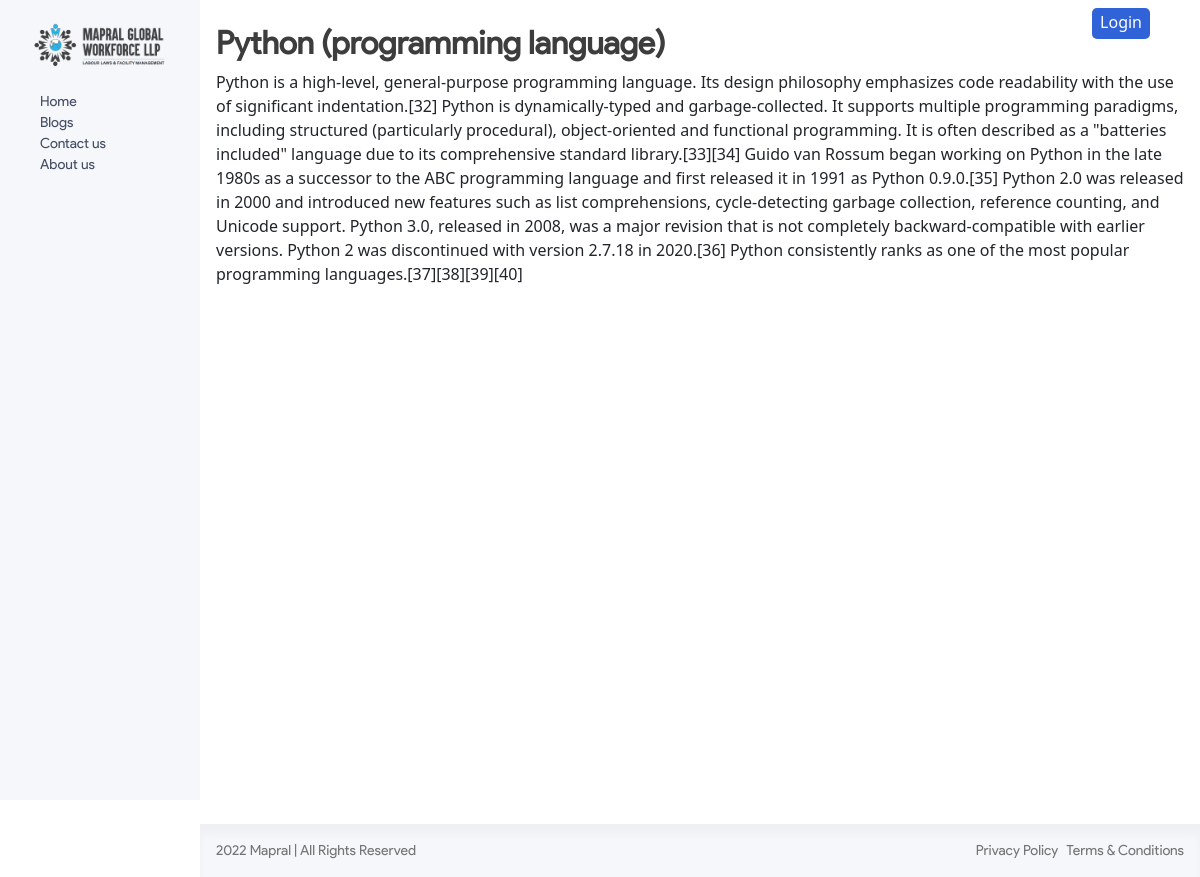
/blogItem/Python-(programming-language)-990a1f1d-fe70-47f0-841a-028067e5dbe6Harsh-Lad, run on the app's committed database.
### core/models.py (models this page shows, shortened)
class Blog(models.Model):
    id = models.AutoField(primary_key=True)
    title = models.CharField(max_length=255)
    content = models.TextField()
    created_at = models.DateField(auto_now_add=True)
    updated_at = models.DateTimeField(auto_now=True)
    author = models.CharField(max_length=255)
    status = models.IntegerField(choices=STATUS, default=0)
    slug = models.CharField(max_length=255, blank=True,
                            null=True, unique=True, editable=True)

### core/views.py (the view)
# urls.py: path('blogItem/<str:slug>',views.blogItem,name="blogItem"),
def blogItem(request,slug):
    blog = Blog.objects.filter(slug=slug)
    blog = blog[0]
    return render(request, 'blogItem.html',{'blog':blog})

### core/templates/blogItem.html (shortened to what this page needs)
{% extends 'base.html' %}
{% load static %}
{% block css %}
<link rel="stylesheet" href="{% static 'css/blogItem.css' %}">
{% endblock css %}
{% block body %}
<div class="row entireRow">
    <div class="col-2">
    </div>
    <div class="col-2"></div>
</div>
<div class="row" style="min-height:100vh;">
    <div class="col-12 px-3">
        <h2 class="blogTitle">{{blog.title}}</h2>
        <p class="blogBody">
            {{blog.content}}
        </p>
    </div>
</div>
{% endblock body %}

### core/static/css/index.css (style rules this page uses)
html { overflow-x: hidden !important; }
.row { --bs-gutter-x: 0rem !important; }

### core/static/css/blogItem.css (style rules this page uses)
.blogTitle { font-family: ptSans; font-style: normal; font-weight: 700; color: #3D3D3D; }

### data on the page
Blog: title "Python (programming language)", content "Python is a high-level, general-purpose programming language. Its design philosophy emphasizes code readability with the use of significant indentation.[32] Python is dynamically-typed and garbage-collected. It supports multiple programming paradigms, including structured (particularly procedural), object-oriented and functional programming. It is often described as a \"batteries included\" language due to its comprehensive standard library.[33][34] Guido van Rossum began working on Python in the late 1980s as a successor to the ABC programming language and first released it in 1991 as Python 0.9.0.[35] Python 2.0 was released in 2000 and introduced new features such as list comprehensions,…"
